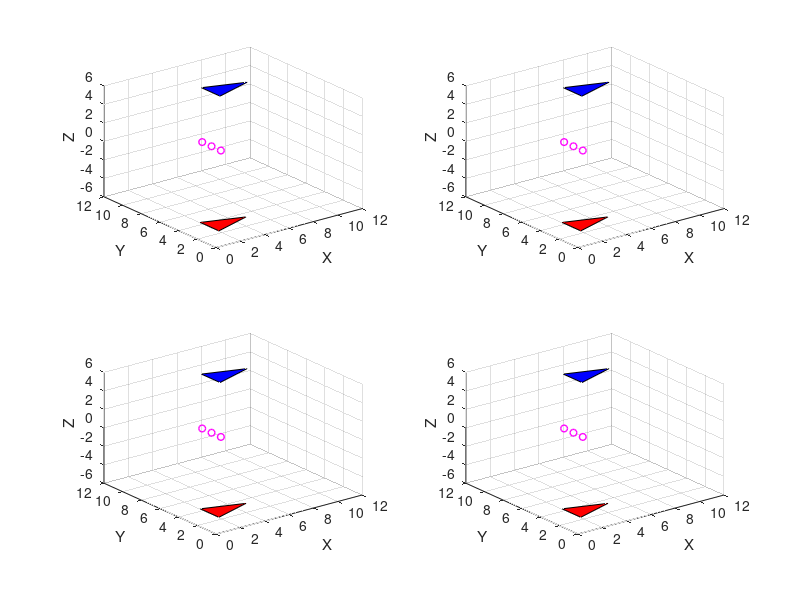

Source code (MATLAB): (Note: this script raises an error after producing the figure.)
clear vars; close all; clc;

start_points = [4,2,-5 ; 1, 3,-5; 1, 1, -5];
end_points = [11,11,3; 8, 12, 3; 8, 10, 3];
obstacles = [5,6,0; 5,7,0; 5,8,0];

k_att = 1;
k_rep = 20;
pot_field = 3;
roll = 0; pitch=0; yaw=0;

p1 = start_points(1,:);
p2 = start_points(2,:);
p3 = start_points(3,:);
ps = [p1; p2; p3];
cur_pos = mean(start_points);
end_pos = mean(end_points);

f1 = figure;
camera1 = [-45,0,90,0];
camera2 = [30,0,0,90];
while 1
    %% plot
    for i=1:4
        subplot(2,2,i)
        view(camera1(i), camera2(i))
        xlim([0,12]);
        ylim([0,12]);
        zlim([-6,6]);
        xlabel('X');
        ylabel('Y');
        zlabel('Z');
        cla;
        hold on
        grid on;
        plot3(obstacles(:,1), obstacles(:,2),obstacles(:,3), 'mo', 'MarkerSize', 5, 'LineWidth', 1);
        fill3(ps(:,1).', ps(:,2).',ps(:,3).', 'r');
        fill3(end_points(:,1).', end_points(:,2).',end_points(:,3).', 'b');
    end
    %% func
    obs_grad = [0;0;0];

    for i = 1:size(obstacles,1)
        obs_pos = obstacles(i,:);
        r1 = (p1 - obs_pos).';
        r2 = (p2 - obs_pos).';
        r3 = (p3 - obs_pos).';
        d1 = norm(r1);
        d2 = norm(r2);
        d3 = norm(r3);
        if d1 < pot_field
            obs_grad = obs_grad + k_rep * (1/d1 - 1/pot_field) * (1/d1^2) * r1;
        end
        if d2 < pot_field
            obs_grad = obs_grad + k_rep * (1/d2 - 1/pot_field) * (1/d2^2) * r2;
        end
        if d3 < pot_field
            obs_grad = obs_grad + k_rep * (1/d3 - 1/pot_field) * (1/d3^2) * r3;
        end
    end

    syms x y z theta1 theta2 theta3
    H01 = [
    [cos(theta1)*cos(theta2), cos(theta1)*sin(theta2)*sin(theta3) - cos(theta3)*sin(theta1), sin(theta1)*sin(theta3) + cos(theta1)*cos(theta3)*sin(theta2), x]
    [cos(theta2)*sin(theta1), cos(theta1)*cos(theta3) + sin(theta1)*sin(theta2)*sin(theta3), cos(theta3)*sin(theta1)*sin(theta2) - cos(theta1)*sin(theta3), y]
    [           -sin(theta2),                                       cos(theta2)*sin(theta3),                                       cos(theta2)*cos(theta3), z]
    [                      0,                                                             0,                                                             0, 1]
    ];
    P1 = [p1.'-cur_pos.' p2.'-cur_pos.' p3.'-cur_pos.';
        [1 1 1]];
%     P1 = H01(:,4);
    P0 = H01 * P1;
    P0 = P0(1:3).';
    P0jacobi = jacobian(P0, [x,y,z,theta1,theta2,theta3]);

    p0jacobi = double(subs(P0jacobi, [x,y,z,theta1,theta2,theta3], [cur_pos(1),cur_pos(2),cur_pos(3),roll,pitch,yaw])).';
%     p0grad = (obs_grad + k_att * [end_pos(1)-cur_pos(1); end_pos(2)-cur_pos(2); end_pos(3)-cur_pos(3)]) * 0.01;
    
    p1jacobi = double(subs(P0jacobi, [x,y,z,theta1,theta2,theta3], [p1(1),p1(2),p1(3),roll,pitch,yaw])).';
    p1grad = (obs_grad  + k_att * [end_points(1,1)-p1(1); end_points(1,2)-p1(2); end_points(1,3)-p1(3)]) * 0.01;
    p2jacobi = double(subs(P0jacobi, [x,y,z,theta1,theta2,theta3], [p2(1),p2(2),p2(3),roll,pitch,yaw])).';
    p2grad = (obs_grad  + k_att * [end_points(2,1)-p2(1); end_points(2,2)-p2(2); end_points(2,3)-p2(3)]) * 0.01;
    p3jacobi = double(subs(P0jacobi, [x,y,z,theta1,theta2,theta3], [p3(1),p3(2),p3(3),roll,pitch,yaw])).';
    p3grad = (obs_grad  + k_att * [end_points(3,1)-p3(1); end_points(3,2)-p3(2); end_points(3,3)-p3(3)]) * 0.01;
    
    f = (p1jacobi*p1grad + p2jacobi*p2grad + p3jacobi*p3grad);
%     f = p0jacobi * (p1grad + p2grad + p3grad);
%     f0 = p0jacobi*p0grad;
%     f1 = p1jacobi*p1grad;
%     f2 = p2jacobi*p2grad;
%     f3 = p3jacobi*p3grad;
    cur_pos = cur_pos + f(1:3).';
    rd = f(4);
    pd = f(5);
    yd = f(6);
    roll = roll + rd;
    pitch = pitch + pd;
    yaw = yaw + yd;

    ps_center = ps - mean(ps);
    Rx = [1 0 0; 0 cos(rd) -sin(rd); 0 sin(rd) cos(rd)];
    Ry = [cos(pd) 0 sin(pd); 0 1 0; -sin(pd) 0 cos(pd)];
    Rz = [cos(yd) -sin(yd) 0; sin(yd) cos(yd) 0; 0 0 1];
    R = Rz * Ry * Rx;
    ps = (R * ps_center.').';
    ps = ps + cur_pos;
    p1 = ps(1,:);
    p2 = ps(2,:);
    p3 = ps(3,:);

    if norm(end_points(1,:)-p1) < 0.3 && norm(end_points(2,:)-p2) < 0.3 && norm(end_points(3,:)-p3) < 0.3
        break;
    end
    
    drawnow;
end

